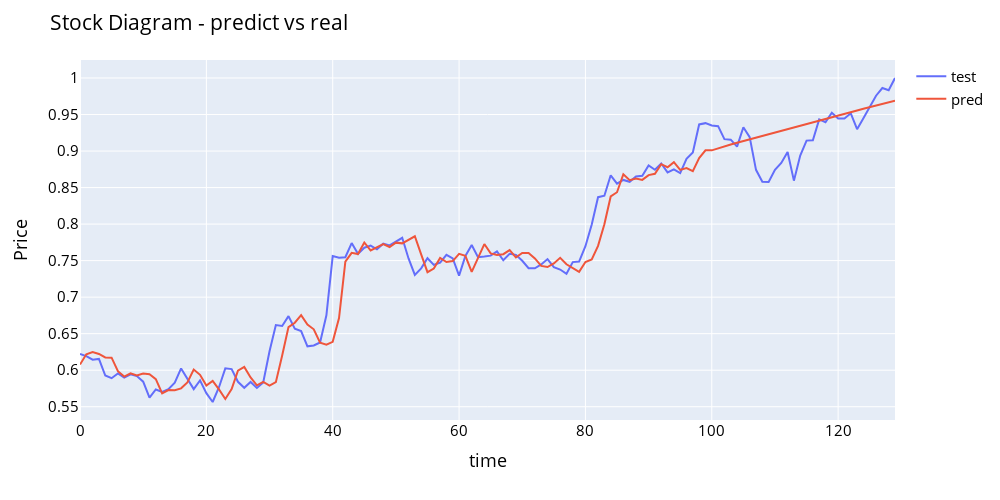

Here is the notebook cell this chart was saved with:
### Code cell
DF = pd.DataFrame()
DF[['time']] = pd.DataFrame(list(range(0, test_size + n, 1)))
DF[['test']] = pd.DataFrame(y_test)
DF[['pred']] = pd.DataFrame(np.concatenate((np.array(y_pred), np.array(y_next_n_days).reshape(n,1)), axis=0))
fig = px.line(DF, x=DF['time'], y=[DF['test'], DF['pred']],
             labels={'date': 'Date','value':'Price'},width=1000, height=500)
fig.update_layout(title_text='Stock Diagram - predict vs real', font_size=15, font_color='black',legend_title_text='')
fig.show()

### Figure 1 — Plotly figure (JSON) as saved in the notebook; plotly's stock layout.template omitted (floating-point values rounded to 4 significant figures; data arrays with more than 128 entries replaced by an {"elided": "..."} marker saying what was removed)
{"data": [{"hovertemplate": "variable=test<br>time=%{x}<br>Price=%{y}<extra></extra>", "legendgroup": "test", "line": {"color": "#636efa", "dash": "solid"}, "marker": {"symbol": "circle"}, "mode": "lines", "name": "test", "orientation": "v", "showlegend": true, "type": "scatter", "x": {"elided": "130 int values"}, "xaxis": "x", "y": {"elided": "130 float values"}, "yaxis": "y"}, {"hovertemplate": "variable=pred<br>time=%{x}<br>Price=%{y}<extra></extra>", "legendgroup": "pred", "line": {"color": "#EF553B", "dash": "solid"}, "marker": {"symbol": "circle"}, "mode": "lines", "name": "pred", "orientation": "v", "showlegend": true, "type": "scatter", "x": {"elided": "130 int values"}, "xaxis": "x", "y": {"elided": "130 float values"}, "yaxis": "y"}], "layout": {"font": {"color": "black", "size": 15}, "height": 500, "legend": {"title": {"text": ""}, "tracegroupgap": 0}, "margin": {"t": 60}, "title": {"text": "Stock Diagram - predict vs real"}, "width": 1000, "xaxis": {"anchor": "y", "domain": [0, 1], "title": {"text": "time"}}, "yaxis": {"anchor": "x", "domain": [0, 1], "title": {"text": "Price"}}}}
